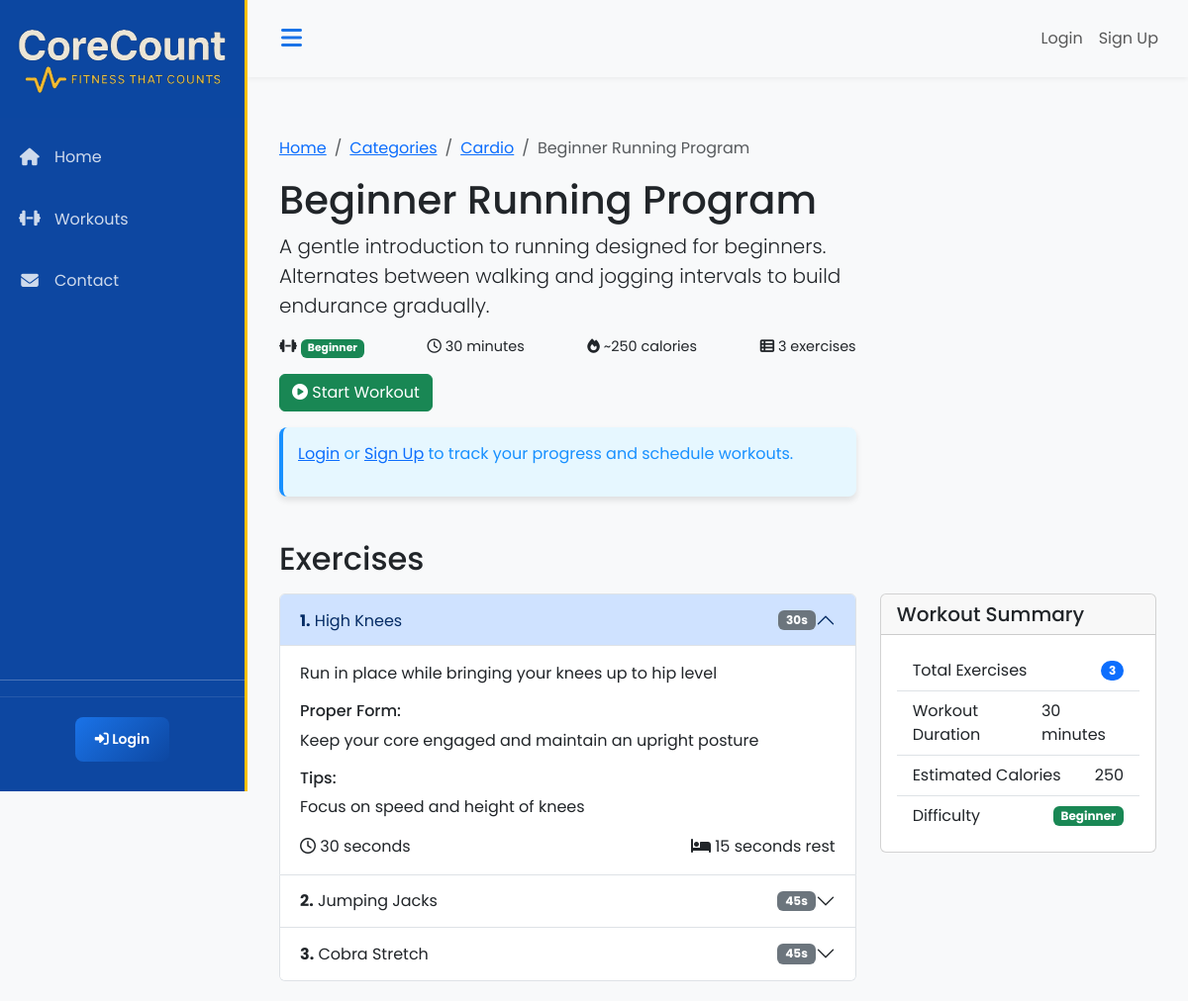
The page /refer/referworkout.php?id=1 on the database its author committed.
### tables this page shows
CREATE TABLE IF NOT EXISTS workouts (
    workout_id INT AUTO_INCREMENT PRIMARY KEY,
    category_id INT NOT NULL,
    name VARCHAR(100) NOT NULL,
    description TEXT,
    difficulty_level ENUM('beginner', 'intermediate', 'advanced'),
    duration INT,   
    calories_burned INT,   
     
    created_at TIMESTAMP DEFAULT CURRENT_TIMESTAMP,
    FOREIGN KEY (category_id) REFERENCES workout_categories(category_id) ON DELETE CASCADE
);

CREATE TABLE IF NOT EXISTS workout_categories (
    category_id INT AUTO_INCREMENT PRIMARY KEY,
    name VARCHAR(50) NOT NULL UNIQUE,   
    description TEXT,
     
    created_at TIMESTAMP DEFAULT CURRENT_TIMESTAMP
);

CREATE TABLE IF NOT EXISTS workout_exercises (
    workout_id INT NOT NULL,
    exercise_id INT NOT NULL,
    exercise_order INT NOT NULL,   
    PRIMARY KEY (workout_id, exercise_id),
    FOREIGN KEY (workout_id) REFERENCES workouts(workout_id) ON DELETE CASCADE,
    FOREIGN KEY (exercise_id) REFERENCES exercises(exercise_id) ON DELETE CASCADE
);

CREATE TABLE IF NOT EXISTS exercises (
    exercise_id INT AUTO_INCREMENT PRIMARY KEY,
    name VARCHAR(100) NOT NULL,
    description TEXT,
    form_guidance TEXT,
    tips TEXT,
    duration INT DEFAULT 45,   
    rest_period INT DEFAULT 15,   
     
    created_at TIMESTAMP DEFAULT CURRENT_TIMESTAMP
);

### config/config.php (called while the page is built, shortened)
<?php
function isLoggedIn() {
    return isset($_SESSION['user_id']);
}
?>

### refer/referworkout.php (the view, shortened to what this page needs)
<?php
require_once 'config/config.php';
$database = new Database();
$db = $database->getConnection();
$workout_id = intval($_GET['id']);
$workout_query = "SELECT w.*, c.name as category_name, c.category_id
                 FROM workouts w
                 JOIN workout_categories c ON w.category_id = c.category_id
                 WHERE w.workout_id = :workout_id";
$workout_stmt = $db->prepare($workout_query);
$workout_stmt->bindParam(':workout_id', $workout_id, PDO::PARAM_INT);
$workout_stmt->execute();
$workout = $workout_stmt->fetch(PDO::FETCH_ASSOC);
$exercises_query = "SELECT e.*, we.exercise_order
                   FROM exercises e
                   JOIN workout_exercises we ON e.exercise_id = we.exercise_id
                   WHERE we.workout_id = :workout_id
                   ORDER BY we.exercise_order";
$exercises_stmt = $db->prepare($exercises_query);
$exercises_stmt->bindParam(':workout_id', $workout_id, PDO::PARAM_INT);
$exercises_stmt->execute();
$exercises = $exercises_stmt->fetchAll(PDO::FETCH_ASSOC);
$user_logged_in = isLoggedIn();
include_once 'includes/header.php';
?>
<div class="container mt-4">
    <nav aria-label="breadcrumb">
        <ol class="breadcrumb">
            <li class="breadcrumb-item"><a href="<?php echo SITE_URL; ?>/index.php">Home</a></li>
            <li class="breadcrumb-item"><a href="<?php echo SITE_URL; ?>/categories.php">Categories</a></li>
            <li class="breadcrumb-item"><a href="<?php echo SITE_URL; ?>/categories.php?id=<?php echo $workout['category_id']; ?>"><?php echo htmlspecialchars($workout['category_name']); ?></a></li>
            <li class="breadcrumb-item active" aria-current="page"><?php echo htmlspecialchars($workout['name']); ?></li>
        </ol>
    </nav>
    <div class="row mb-4">
        <div class="col-md-8">
            <h1><?php echo htmlspecialchars($workout['name']); ?></h1>
            <p class="lead"><?php echo htmlspecialchars($workout['description']); ?></p>
            <div class="workout-meta d-flex flex-wrap gap-3 mb-3">
                <div class="workout-meta-item">
                    <i class="fas fa-dumbbell"></i>
                    <span class="badge bg-<?php
                        echo $workout['difficulty_level'] === 'beginner' ? 'success' :
                            ($workout['difficulty_level'] === 'intermediate' ? 'warning' : 'danger');
                    ?>">
                        <?php echo ucfirst(htmlspecialchars($workout['difficulty_level'])); ?>
                    </span>
                </div>
                <div class="workout-meta-item">
                    <i class="far fa-clock"></i> <?php echo htmlspecialchars($workout['duration']); ?> minutes
                </div>
                <div class="workout-meta-item">
                    <i class="fas fa-fire"></i> ~<?php echo htmlspecialchars($workout['calories_burned']); ?> calories
                </div>
                <div class="workout-meta-item">
                    <i class="fas fa-th-list"></i> <?php echo count($exercises); ?> exercises
                </div>
            </div>
            <div class="d-flex gap-2">
                <a href="<?php echo SITE_URL; ?>/workout_timer.php?id=<?php echo $workout_id; ?>" class="btn btn-success">
                    <i class="fas fa-play-circle"></i> Start Workout
                </a>
            </div>
            <?php if (!$user_logged_in): ?>
                <div class="alert alert-info mt-3">
                    <p><a href="<?php echo SITE_URL; ?>/login.php">Login</a> or <a href="<?php echo SITE_URL; ?>/signup.php">Sign Up</a> to track your progress and schedule workouts.</p>
                </div>
            <?php endif; ?>
        </div>
    </div>
    <h2 class="mb-3">Exercises</h2>
    <div class="row">
        <div class="col-lg-8">
            <?php if (count($exercises) > 0): ?>
                <div class="accordion" id="exerciseAccordion">
                    <?php foreach ($exercises as $index => $exercise): ?>
                        <div class="accordion-item">
                            <h2 class="accordion-header" id="heading<?php echo $exercise['exercise_id']; ?>">
                                <button class="accordion-button <?php echo $index > 0 ? 'collapsed' : ''; ?>" type="button" data-bs-toggle="collapse" data-bs-target="#collapse<?php echo $exercise['exercise_id']; ?>" aria-expanded="<?php echo $index === 0 ? 'true' : 'false'; ?>" aria-controls="collapse<?php echo $exercise['exercise_id']; ?>">
                                    <div class="d-flex w-100 justify-content-between align-items-center">
                                        <span><strong><?php echo $index + 1; ?>.</strong> <?php echo htmlspecialchars($exercise['name']); ?></span>
                                        <span class="badge bg-secondary"><?php echo $exercise['duration']; ?>s</span>
                                    </div>
                                </button>
                            </h2>
                            <div id="collapse<?php echo $exercise['exercise_id']; ?>" class="accordion-collapse collapse <?php echo $index === 0 ? 'show' : ''; ?>" aria-labelledby="heading<?php echo $exercise['exercise_id']; ?>" data-bs-parent="#exerciseAccordion">
                                <div class="accordion-body">
                                    <div class="row">
                                        <div class="col-md-<?php echo !empty($exercise['image_path']) ? '8' : '12'; ?>">
                                            <p><?php echo htmlspecialchars($exercise['description']); ?></p>
                                            <?php if (!empty($exercise['form_guidance'])): ?>
                                            <h6>Proper Form:</h6>
                                            <p><?php echo htmlspecialchars($exercise['form_guidance']); ?></p>
                                            <?php endif; ?>
                                            <?php if (!empty($exercise['tips'])): ?>
                                            <h6>Tips:</h6>
                                            <p><?php echo htmlspecialchars($exercise['tips']); ?></p>
                                            <?php endif; ?>
                                            <div class="d-flex justify-content-between">
                                                <span><i class="far fa-clock"></i> <?php echo $exercise['duration']; ?> seconds</span>
                                                <span><i class="fas fa-bed"></i> <?php echo $exercise['rest_period']; ?> seconds rest</span>
                                            </div>
                                        </div>
                                    </div>
                                </div>
                            </div>
                        </div>
                    <?php endforeach; ?>
                </div>
            <?php else: ?>
                <div class="alert alert-info">
                    <p>No exercises found for this workout.</p>
                </div>
            <?php endif; ?>
        </div>
        <div class="col-lg-4">
            <div class="card sticky-top" style="top: 20px;">
                <div class="card-header">
                    <h5 class="mb-0">Workout Summary</h5>
                </div>
                <div class="card-body">
                    <ul class="list-group list-group-flush">
                        <li class="list-group-item d-flex justify-content-between align-items-center">
                            Total Exercises
                            <span class="badge bg-primary rounded-pill"><?php echo count($exercises); ?></span>
                        </li>
                        <li class="list-group-item d-flex justify-content-between align-items-center">
                            Workout Duration
                            <span><?php echo $workout['duration']; ?> minutes</span>
                        </li>
                        <li class="list-group-item d-flex justify-content-between align-items-center">
                            Estimated Calories
                            <span><?php echo $workout['calories_burned']; ?></span>
                        </li>
                        <li class="list-group-item d-flex justify-content-between align-items-center">
                            Difficulty
                            <span class="badge bg-<?php
                                echo $workout['difficulty_level'] === 'beginner' ? 'success' :
                                    ($workout['difficulty_level'] === 'intermediate' ? 'warning' : 'danger');
                            ?>">
                                <?php echo ucfirst($workout['difficulty_level']); ?>
                            </span>
                        </li>
                    </ul>
                </div>
            </div>
        </div>
    </div>
</div>

### assets/css/style.css (style rules this page uses)
:root { --primary-blue: #1a73e8; --primary-blue-dark: #0d47a1; --primary-yellow: #ffc107; --primary-yellow-dark: #ffa000; --text-dark: #212529; --text-light: #fff; --bg-light: #f8f9fa; --bg-dark: #212529; --e-global-color-primary: var(--primary-blue-dark); --e-global-color-secondary: var(--primary-blue); --e-global-color-text: var(--text-dark); --e-global-color-accent: var(--primary-yellow); --e-global-color-3266181: var(--text-light); --e-global-color-9d44d9d: rgba(255, 255, 255, 0.8); --e-global-color-31495be: #E9E9E9; --e-global-color-b885006: rgba(255, 255, 255, 0.25); --e-global-color-6f12657: var(--bg-light); --primary-color: var(--primary-blue-dark); --secondary-color: var(--primary-blue); --accent-color: var(--primary-yellow); --light-color: var(--text-light); --dark-color: var(--text-dark); --danger-color: #dc3545; --success-color: #28a745; --warning-color: var(--primary-yellow-dark); --info-color: var(--primary-blue); --gray-color: var(--text-dark); --transition-speed: 0.3s; }
body { font-family: 'Poppins', sans-serif; background-color: var(--e-global-color-6f12657); color: var(--e-global-color-text); overflow-x: hidden; }
.alert { border-radius: 8px; padding: 15px; margin-bottom: 20px; border: none; box-shadow: 0 4px 6px rgba(0, 0, 0, 0.1); position: relative; overflow: hidden; animation: slideDown 0.5s ease-out forwards; }
.alert-info { background-color: #e6f7ff; color: #1890ff; border-left: 4px solid #1890ff; }
.workout-meta { display: flex; justify-content: space-between; margin-bottom: 15px; font-size: 0.9rem; color: var(--gray-color); }

### rows shown on the page
workouts: category.name "Cardio", name "Beginner Running Program", description "A gentle introduction to running designed for beginners. Alternates between walking and jogging intervals to build endurance gradually.", difficulty_level "Beginner", duration "30", calories_burned "250"
workout_exercises: exercise.name "High Knees", exercise.duration "30", exercise.description "Run in place while bringing your knees up to hip level", exercise.form_guidance "Keep your core engaged and maintain an upright posture", exercise.tips "Focus on speed and height of knees", exercise.rest_period "15"
workout_exercises: exercise.name "Jumping Jacks", exercise.duration "45"
workout_exercises: exercise.name "Cobra Stretch", exercise.duration "45"

### other values the page prints
count($exercises) "3"
